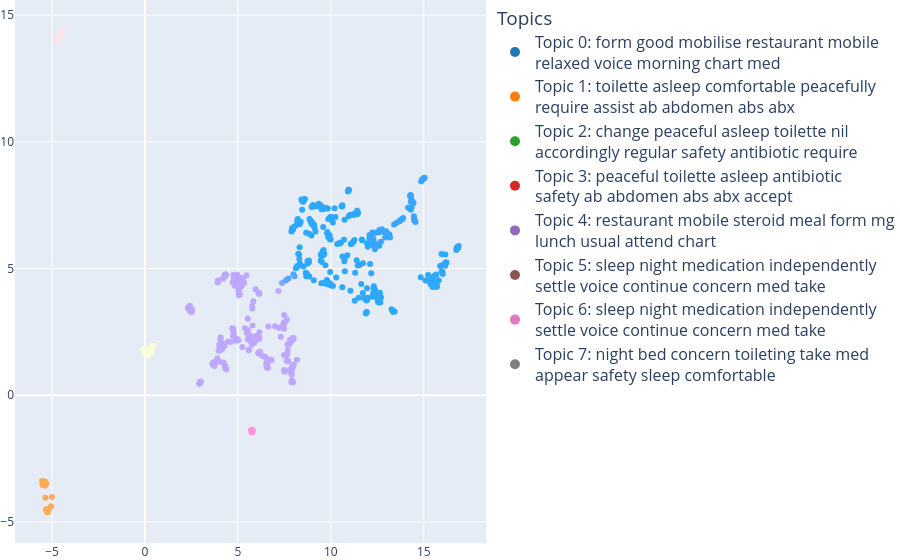
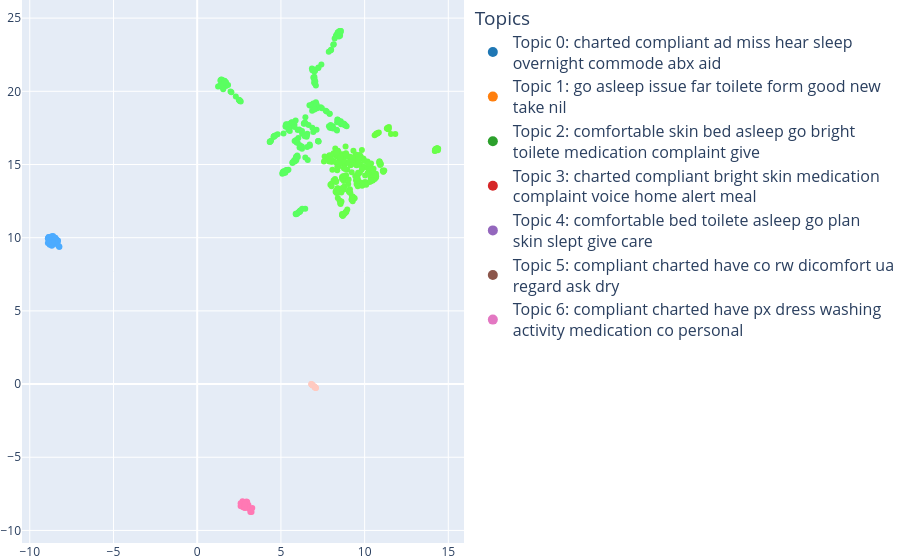
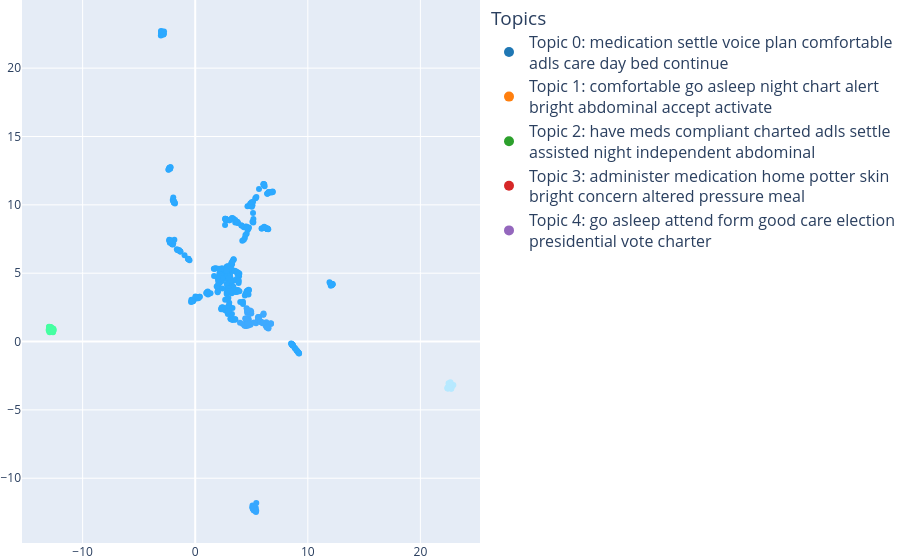
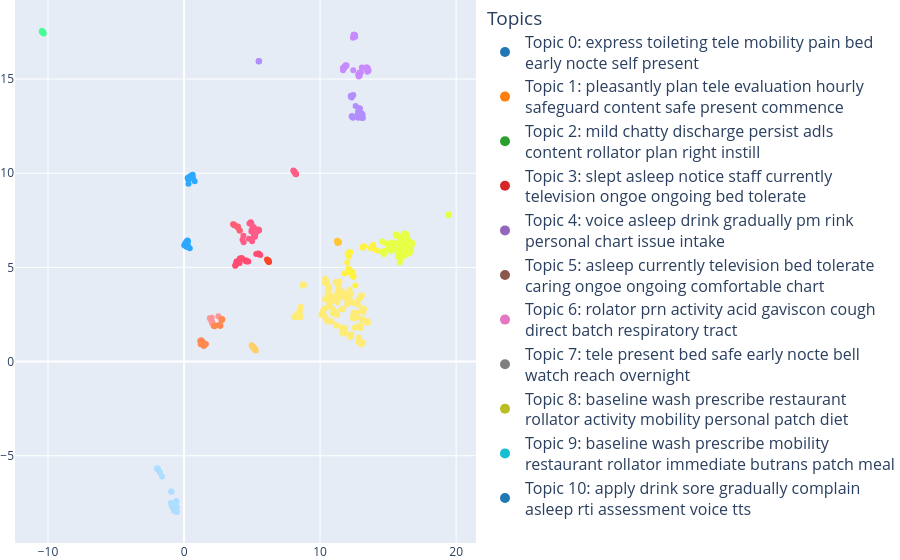

Here is the notebook cell these charts were saved with, in order:
### Code cell
all_texts = []
for key in nurse_notes.keys():
    print(f"-----------{key}-----------")
    matave_analysis(nurse_notes[key])
    all_texts.extend(nurse_notes[key])

### Figure 1 — Plotly figure (JSON) as saved in the notebook; plotly's stock layout.template omitted (floating-point values rounded to 4 significant figures; data arrays with more than 128 entries replaced by an {"elided": "..."} marker saying what was removed)
{"data": [{"customdata": {"elided": "600x8 float values"}, "hovertemplate": "<b>%{text}</b><br>Topic 0: %{customdata[0]}<br>Topic 1: %{customdata[1]}<br>Topic 2: %{customdata[2]}<br>Topic 3: %{customdata[3]}<br>Topic 4: %{customdata[4]}<br>Topic 5: %{customdata[5]}<br>Topic 6: %{customdata[6]}<br>Topic 7: %{customdata[7]}", "marker": {"color": {"elided": "600 str values"}, "opacity": 1, "size": 6}, "mode": "markers", "showlegend": false, "text": {"elided": "600 str values"}, "type": "scatter", "x": {"elided": "600 float values"}, "y": {"elided": "600 float values"}}, {"marker": {"color": "#1f77b4", "size": 10}, "mode": "markers", "name": "Topic 0: form good mobilise restaurant mobile<br>relaxed voice morning chart med", "showlegend": true, "type": "scatter", "x": [null], "y": [null]}, {"marker": {"color": "#ff7f0e", "size": 10}, "mode": "markers", "name": "Topic 1: toilette asleep comfortable peacefully<br>require assist ab abdomen abs abx", "showlegend": true, "type": "scatter", "x": [null], "y": [null]}, {"marker": {"color": "#2ca02c", "size": 10}, "mode": "markers", "name": "Topic 2: change peaceful asleep toilette nil<br>accordingly regular safety antibiotic require", "showlegend": true, "type": "scatter", "x": [null], "y": [null]}, {"marker": {"color": "#d62728", "size": 10}, "mode": "markers", "name": "Topic 3: peaceful toilette asleep antibiotic<br>safety ab abdomen abs abx accept", "showlegend": true, "type": "scatter", "x": [null], "y": [null]}, {"marker": {"color": "#9467bd", "size": 10}, "mode": "markers", "name": "Topic 4: restaurant mobile steroid meal form mg<br>lunch usual attend chart", "showlegend": true, "type": "scatter", "x": [null], "y": [null]}, {"marker": {"color": "#8c564b", "size": 10}, "mode": "markers", "name": "Topic 5: sleep night medication independently<br>settle voice continue concern med take", "showlegend": true, "type": "scatter", "x": [null], "y": [null]}, {"marker": {"color": "#e377c2", "size": 10}, "mode": "markers", "name": "Topic 6: sleep night medication independently<br>settle voice continue concern med take", "showlegend": true, "type": "scatter", "x": [null], "y": [null]}, {"marker": {"color": "#7f7f7f", "size": 10}, "mode": "markers", "name": "Topic 7: night bed concern toileting take med<br>appear safety sleep comfortable", "showlegend": true, "type": "scatter", "x": [null], "y": [null]}], "layout": {"legend": {"font": {"size": 16}, "itemclick": false, "itemdoubleclick": false, "title": {"text": "Topics"}}, "margin": {"b": 0, "l": 0, "r": 0, "t": 0}, "title": {"text": ""}}}

### Figure 2 — Plotly figure (JSON) as saved in the notebook; plotly's stock layout.template omitted (floating-point values rounded to 4 significant figures; data arrays with more than 128 entries replaced by an {"elided": "..."} marker saying what was removed)
{"data": [{"customdata": {"elided": "625x7 float values"}, "hovertemplate": "<b>%{text}</b><br>Topic 0: %{customdata[0]}<br>Topic 1: %{customdata[1]}<br>Topic 2: %{customdata[2]}<br>Topic 3: %{customdata[3]}<br>Topic 4: %{customdata[4]}<br>Topic 5: %{customdata[5]}<br>Topic 6: %{customdata[6]}", "marker": {"color": {"elided": "625 str values"}, "opacity": 1, "size": 6}, "mode": "markers", "showlegend": false, "text": {"elided": "625 str values"}, "type": "scatter", "x": {"elided": "625 float values"}, "y": {"elided": "625 float values"}}, {"marker": {"color": "#1f77b4", "size": 10}, "mode": "markers", "name": "Topic 0: charted compliant ad miss hear sleep<br>overnight commode abx aid", "showlegend": true, "type": "scatter", "x": [null], "y": [null]}, {"marker": {"color": "#ff7f0e", "size": 10}, "mode": "markers", "name": "Topic 1: go asleep issue far toilete form good new<br>take nil", "showlegend": true, "type": "scatter", "x": [null], "y": [null]}, {"marker": {"color": "#2ca02c", "size": 10}, "mode": "markers", "name": "Topic 2: comfortable skin bed asleep go bright<br>toilete medication complaint give", "showlegend": true, "type": "scatter", "x": [null], "y": [null]}, {"marker": {"color": "#d62728", "size": 10}, "mode": "markers", "name": "Topic 3: charted compliant bright skin medication<br>complaint voice home alert meal", "showlegend": true, "type": "scatter", "x": [null], "y": [null]}, {"marker": {"color": "#9467bd", "size": 10}, "mode": "markers", "name": "Topic 4: comfortable bed toilete asleep go plan<br>skin slept give care", "showlegend": true, "type": "scatter", "x": [null], "y": [null]}, {"marker": {"color": "#8c564b", "size": 10}, "mode": "markers", "name": "Topic 5: compliant charted have co rw dicomfort ua<br>regard ask dry", "showlegend": true, "type": "scatter", "x": [null], "y": [null]}, {"marker": {"color": "#e377c2", "size": 10}, "mode": "markers", "name": "Topic 6: compliant charted have px dress washing<br>activity medication co personal", "showlegend": true, "type": "scatter", "x": [null], "y": [null]}], "layout": {"legend": {"font": {"size": 16}, "itemclick": false, "itemdoubleclick": false, "title": {"text": "Topics"}}, "margin": {"b": 0, "l": 0, "r": 0, "t": 0}, "title": {"text": ""}}}

### Figure 3 — Plotly figure (JSON) as saved in the notebook; plotly's stock layout.template omitted (floating-point values rounded to 4 significant figures; data arrays with more than 128 entries replaced by an {"elided": "..."} marker saying what was removed)
{"data": [{"customdata": {"elided": "576x5 float values"}, "hovertemplate": "<b>%{text}</b><br>Topic 0: %{customdata[0]}<br>Topic 1: %{customdata[1]}<br>Topic 2: %{customdata[2]}<br>Topic 3: %{customdata[3]}<br>Topic 4: %{customdata[4]}", "marker": {"color": {"elided": "576 str values"}, "opacity": 1, "size": 6}, "mode": "markers", "showlegend": false, "text": {"elided": "576 str values"}, "type": "scatter", "x": {"elided": "576 float values"}, "y": {"elided": "576 float values"}}, {"marker": {"color": "#1f77b4", "size": 10}, "mode": "markers", "name": "Topic 0: medication settle voice plan comfortable<br>adls care day bed continue", "showlegend": true, "type": "scatter", "x": [null], "y": [null]}, {"marker": {"color": "#ff7f0e", "size": 10}, "mode": "markers", "name": "Topic 1: comfortable go asleep night chart alert<br>bright abdominal accept activate", "showlegend": true, "type": "scatter", "x": [null], "y": [null]}, {"marker": {"color": "#2ca02c", "size": 10}, "mode": "markers", "name": "Topic 2: have meds compliant charted adls settle<br>assisted night independent abdominal", "showlegend": true, "type": "scatter", "x": [null], "y": [null]}, {"marker": {"color": "#d62728", "size": 10}, "mode": "markers", "name": "Topic 3: administer medication home potter skin<br>bright concern altered pressure meal", "showlegend": true, "type": "scatter", "x": [null], "y": [null]}, {"marker": {"color": "#9467bd", "size": 10}, "mode": "markers", "name": "Topic 4: go asleep attend form good care election<br>presidential vote charter", "showlegend": true, "type": "scatter", "x": [null], "y": [null]}], "layout": {"legend": {"font": {"size": 16}, "itemclick": false, "itemdoubleclick": false, "title": {"text": "Topics"}}, "margin": {"b": 0, "l": 0, "r": 0, "t": 0}, "title": {"text": ""}}}

### Figure 4 — Plotly figure (JSON) as saved in the notebook; plotly's stock layout.template omitted (floating-point values rounded to 4 significant figures; data arrays with more than 128 entries replaced by an {"elided": "..."} marker saying what was removed)
{"data": [{"customdata": {"elided": "604x11 float values"}, "hovertemplate": "<b>%{text}</b><br>Topic 0: %{customdata[0]}<br>Topic 1: %{customdata[1]}<br>Topic 2: %{customdata[2]}<br>Topic 3: %{customdata[3]}<br>Topic 4: %{customdata[4]}<br>Topic 5: %{customdata[5]}<br>Topic 6: %{customdata[6]}<br>Topic 7: %{customdata[7]}<br>Topic 8: %{customdata[8]}<br>Topic 9: %{customdata[9]}<br>Topic 10: %{customdata[10]}", "marker": {"color": {"elided": "604 str values"}, "opacity": 1, "size": 6}, "mode": "markers", "showlegend": false, "text": {"elided": "604 str values"}, "type": "scatter", "x": {"elided": "604 float values"}, "y": {"elided": "604 float values"}}, {"marker": {"color": "#1f77b4", "size": 10}, "mode": "markers", "name": "Topic 0: express toileting tele mobility pain bed<br>early nocte self present", "showlegend": true, "type": "scatter", "x": [null], "y": [null]}, {"marker": {"color": "#ff7f0e", "size": 10}, "mode": "markers", "name": "Topic 1: pleasantly plan tele evaluation hourly<br>safeguard content safe present commence", "showlegend": true, "type": "scatter", "x": [null], "y": [null]}, {"marker": {"color": "#2ca02c", "size": 10}, "mode": "markers", "name": "Topic 2: mild chatty discharge persist adls<br>content rollator plan right instill", "showlegend": true, "type": "scatter", "x": [null], "y": [null]}, {"marker": {"color": "#d62728", "size": 10}, "mode": "markers", "name": "Topic 3: slept asleep notice staff currently<br>television ongoe ongoing bed tolerate", "showlegend": true, "type": "scatter", "x": [null], "y": [null]}, {"marker": {"color": "#9467bd", "size": 10}, "mode": "markers", "name": "Topic 4: voice asleep drink gradually pm rink<br>personal chart issue intake", "showlegend": true, "type": "scatter", "x": [null], "y": [null]}, {"marker": {"color": "#8c564b", "size": 10}, "mode": "markers", "name": "Topic 5: asleep currently television bed tolerate<br>caring ongoe ongoing comfortable chart", "showlegend": true, "type": "scatter", "x": [null], "y": [null]}, {"marker": {"color": "#e377c2", "size": 10}, "mode": "markers", "name": "Topic 6: rolator prn activity acid gaviscon cough<br>direct batch respiratory tract", "showlegend": true, "type": "scatter", "x": [null], "y": [null]}, {"marker": {"color": "#7f7f7f", "size": 10}, "mode": "markers", "name": "Topic 7: tele present bed safe early nocte bell<br>watch reach overnight", "showlegend": true, "type": "scatter", "x": [null], "y": [null]}, {"marker": {"color": "#bcbd22", "size": 10}, "mode": "markers", "name": "Topic 8: baseline wash prescribe restaurant<br>rollator activity mobility personal patch diet", "showlegend": true, "type": "scatter", "x": [null], "y": [null]}, {"marker": {"color": "#17becf", "size": 10}, "mode": "markers", "name": "Topic 9: baseline wash prescribe mobility<br>restaurant rollator immediate butrans patch meal", "showlegend": true, "type": "scatter", "x": [null], "y": [null]}, {"marker": {"color": "#1f77b4", "size": 10}, "mode": "markers", "name": "Topic 10: apply drink sore gradually complain<br>asleep rti assessment voice tts", "showlegend": true, "type": "scatter", "x": [null], "y": [null]}], "layout": {"legend": {"font": {"size": 16}, "itemclick": false, "itemdoubleclick": false, "title": {"text": "Topics"}}, "margin": {"b": 0, "l": 0, "r": 0, "t": 0}, "title": {"text": ""}}}
